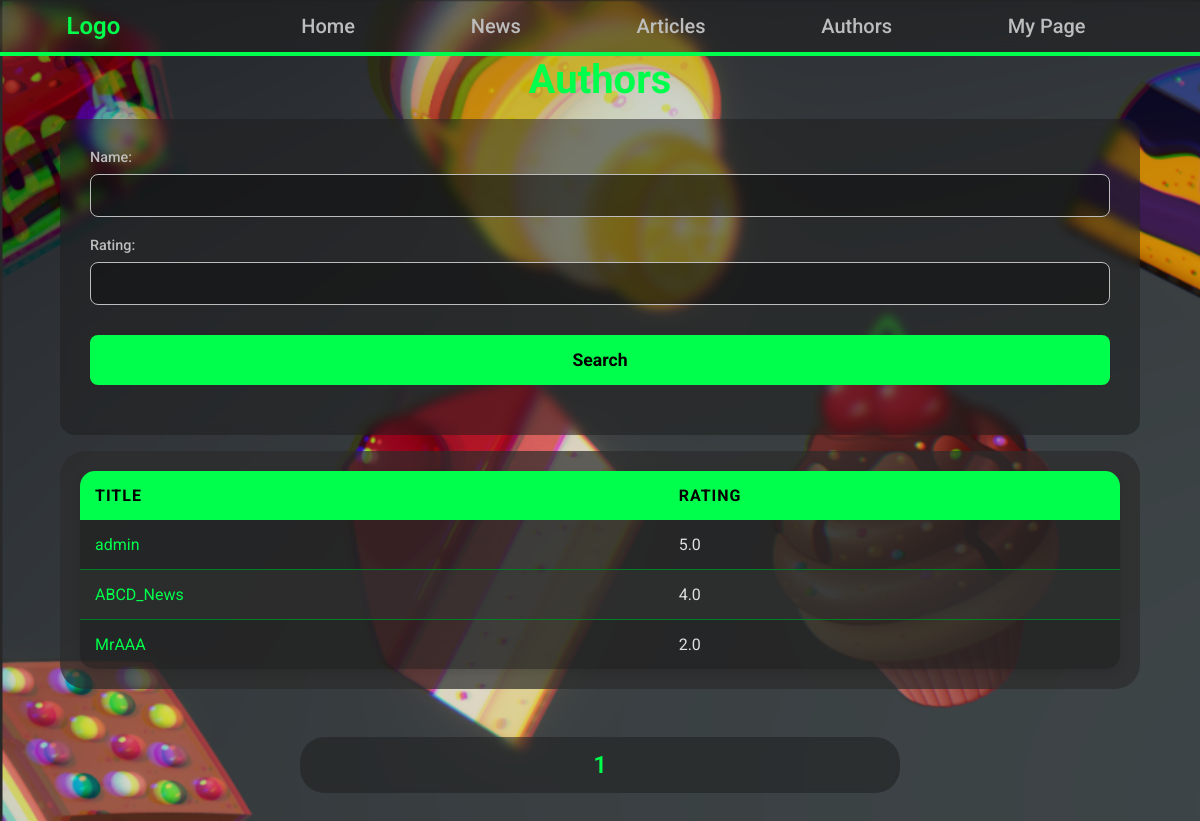
The app's page /main/authors/ with its own data.
### newsportal/models.py (models this page shows, shortened)
class RatingSystem(models.Model):
    rating = models.FloatField(default=0)
    likes = models.IntegerField(default=0)
    dislikes = models.IntegerField(default=0)
    class Meta:
        abstract = True

class Author(RatingSystem, models.Model):
    user = models.OneToOneField(User, on_delete=models.CASCADE)
    Author_Account_creation_date = models.DateTimeField(auto_now=True)

### newsportal/views.py (the view)
# urls.py: path('authors/', Author_List.as_view()),
class Author_List(ListView):
    model = Author
    template_name = "newsportal/Author/Author_List.html"
    context_object_name = 'authors'
    ordering = ["-rating"]
    paginate_by = 3
    def get_queryset(self):
        queryset = super().get_queryset()
        self.filter = AuthorFilter(self.request.GET, queryset)
        return self.filter.qs
    def get_context_data(self, **kwargs):
        context = super().get_context_data(**kwargs)
        context['filterset'] = self.filter
        return context

### templates/newsportal/Author/Author_List.html (shortened to what this page needs)
{% extends "default.html" %}
{% block Main%}
<h1 class="Text-Align-Center">Authors</h1>
<form action="" method="get" class="filter-form">
    <div class="filter-row">
        <div class="filter-field">
            {{ filterset.form.username.label_tag }}
            {{ filterset.form.username }}
        </div>
        <div class="filter-field">
            {{ filterset.form.rating.label_tag }}
            {{ filterset.form.rating }}
        </div>
        <div class="filter-field">
            <input type="submit" value="Search" class="btn btn-primary" />
        </div>
    </div>
</form>
<div class="newsportal-Wrap">
    <Table>
        <thead>
            <tr>
                <th>Title</th>
                <th>Rating</th>
            </tr>
        </thead>
        <tbody>
            {% for a in authors %}
            <tr>
                <td><a href="http://127.0.0.1:8000/main/authors/{{a.id}}">{{ a.user.username }}</a></td>
                <td>{{ a.rating }}</td>
            </tr>
            {% endfor %}
        </tbody>
    </Table>
</div>
<div class="newsportal-NextPagesLinks-Wrap">
   <p>{{ page_obj.number }}</p>
</div>
{% endblock Main%}

### static/style.css (style rules this page uses)
:root { --primary-color: #00ff4c; --primary-color-dark: #00e66f; --background-color: #1212128c; --surface-color: rgba(28, 28, 28, 0.5); --surface-color-less-transparent: rgba(44, 44, 44, 0.7); --text-primary: #E0E0E0; --text-secondary: #BDBDBD; --error-color: #E74C3C; }
* { font-size: 2vh; font-weight: 400; font-family: 'Roboto', sans-serif; color: var(--text-primary); box-sizing: border-box; }
html { height: 100%; }
body { background: url(BG.png) repeat; background-size: calc(3440px * 1.1) calc(1440px * 1.1); padding: 0; margin: 0; animation: BGAnim 150s ease-in-out infinite; }
h1, h2, h3 { margin: 0; padding: 0; }
h1 { color: var(--primary-color); font-weight: 700; font-size: 5vh; }
a { text-decoration: none; color: var(--primary-color); transition: color 0.2s ease-in-out; }
.Text-Align-Center { text-align: center; }
.newsportal-Wrap { background-color: var(--surface-color-less-transparent); width: 90%; padding: 20px; border-radius: 25px; margin: auto; }
.newsportal-Wrap table { width: 100%; border-collapse: collapse; border-radius: 15px; overflow: hidden; box-shadow: 0 4px 8px rgba(0, 0, 0, 0.1); }
.newsportal-Wrap table tr th { padding: 15px; background-color: var(--primary-color); color: black; font-weight: 700; text-align: left; text-transform: uppercase; letter-spacing: 1px; }
.newsportal-Wrap table tbody tr { transition: background-color 0.25s, transform 0.25s; border-bottom: 1px solid color-mix(in srgb, var(--primary-color) 50%, black); }
.newsportal-Wrap table tbody tr:last-child { border-bottom: none; }
.newsportal-Wrap table tbody tr:nth-of-type(even) { background-color: var(--surface-color-less-transparent); }
.newsportal-Wrap table tbody tr:nth-of-type(odd) { background-color: var(--surface-color); }
.newsportal-Wrap table tbody td { padding: 15px; vertical-align: middle; }
.filter-form, .edit-post-wrap, .delete-post-wrap { width: 90%; margin: 2vh auto; padding: 30px; background-color: var(--surface-color); border-radius: 15px; backdrop-filter: blur(5px); }
.filter-field, .edit-post-form-field { margin-bottom: 20px; }
.filter-field label, .edit-post-form-field label { display: block; margin-bottom: 8px; color: var(--text-secondary); font-size: 1.8vh; font-weight: 500; }
.filter-field input, .filter-field select, .edit-post-form-field input, .edit-post-form-field textarea { width: 100%; padding: 12px; border-radius: 8px; border: 1px solid var(--text-secondary); background-color: var(--background-color); color: var(--text-primary); font-size: 1.8vh; box-sizing: border-box; }
input[type="submit"], .MyPage-Logout-Wrap button { width: 100%; padding: 15px; border: none; border-radius: 8px; background-color: var(--primary-color); color: #000; font-size: 2.2vh; font-weight: 700; cursor: pointer; transition: all 0.25s ease-in-out; margin-top: 10px; }
.newsportal-NextPagesLinks-Wrap { width: 90%; max-width: 600px; height: 7vh; display: flex; justify-content: space-around; align-items: center; background-color: var(--surface-color); border-radius: 25px; backdrop-filter: blur(4px); margin: auto; margin-top: 6vh; }
.newsportal-NextPagesLinks-Wrap a, .newsportal-NextPagesLinks-Wrap p { color: var(--primary-color); font-size: 3vh; font-weight: 600; transition: all 0.25s; }

### records on screen
Author: user.username "admin", rating "5.0"
Author: user.username "ABCD_News", rating "4.0"
Author: user.username "MrAAA", rating "2.0"

### other values on screen
{{ filterset.form.username.label_tag }} "Name:"
{{ filterset.form.rating.label_tag }} "Rating:"
{{ page_obj.number }} "1"
